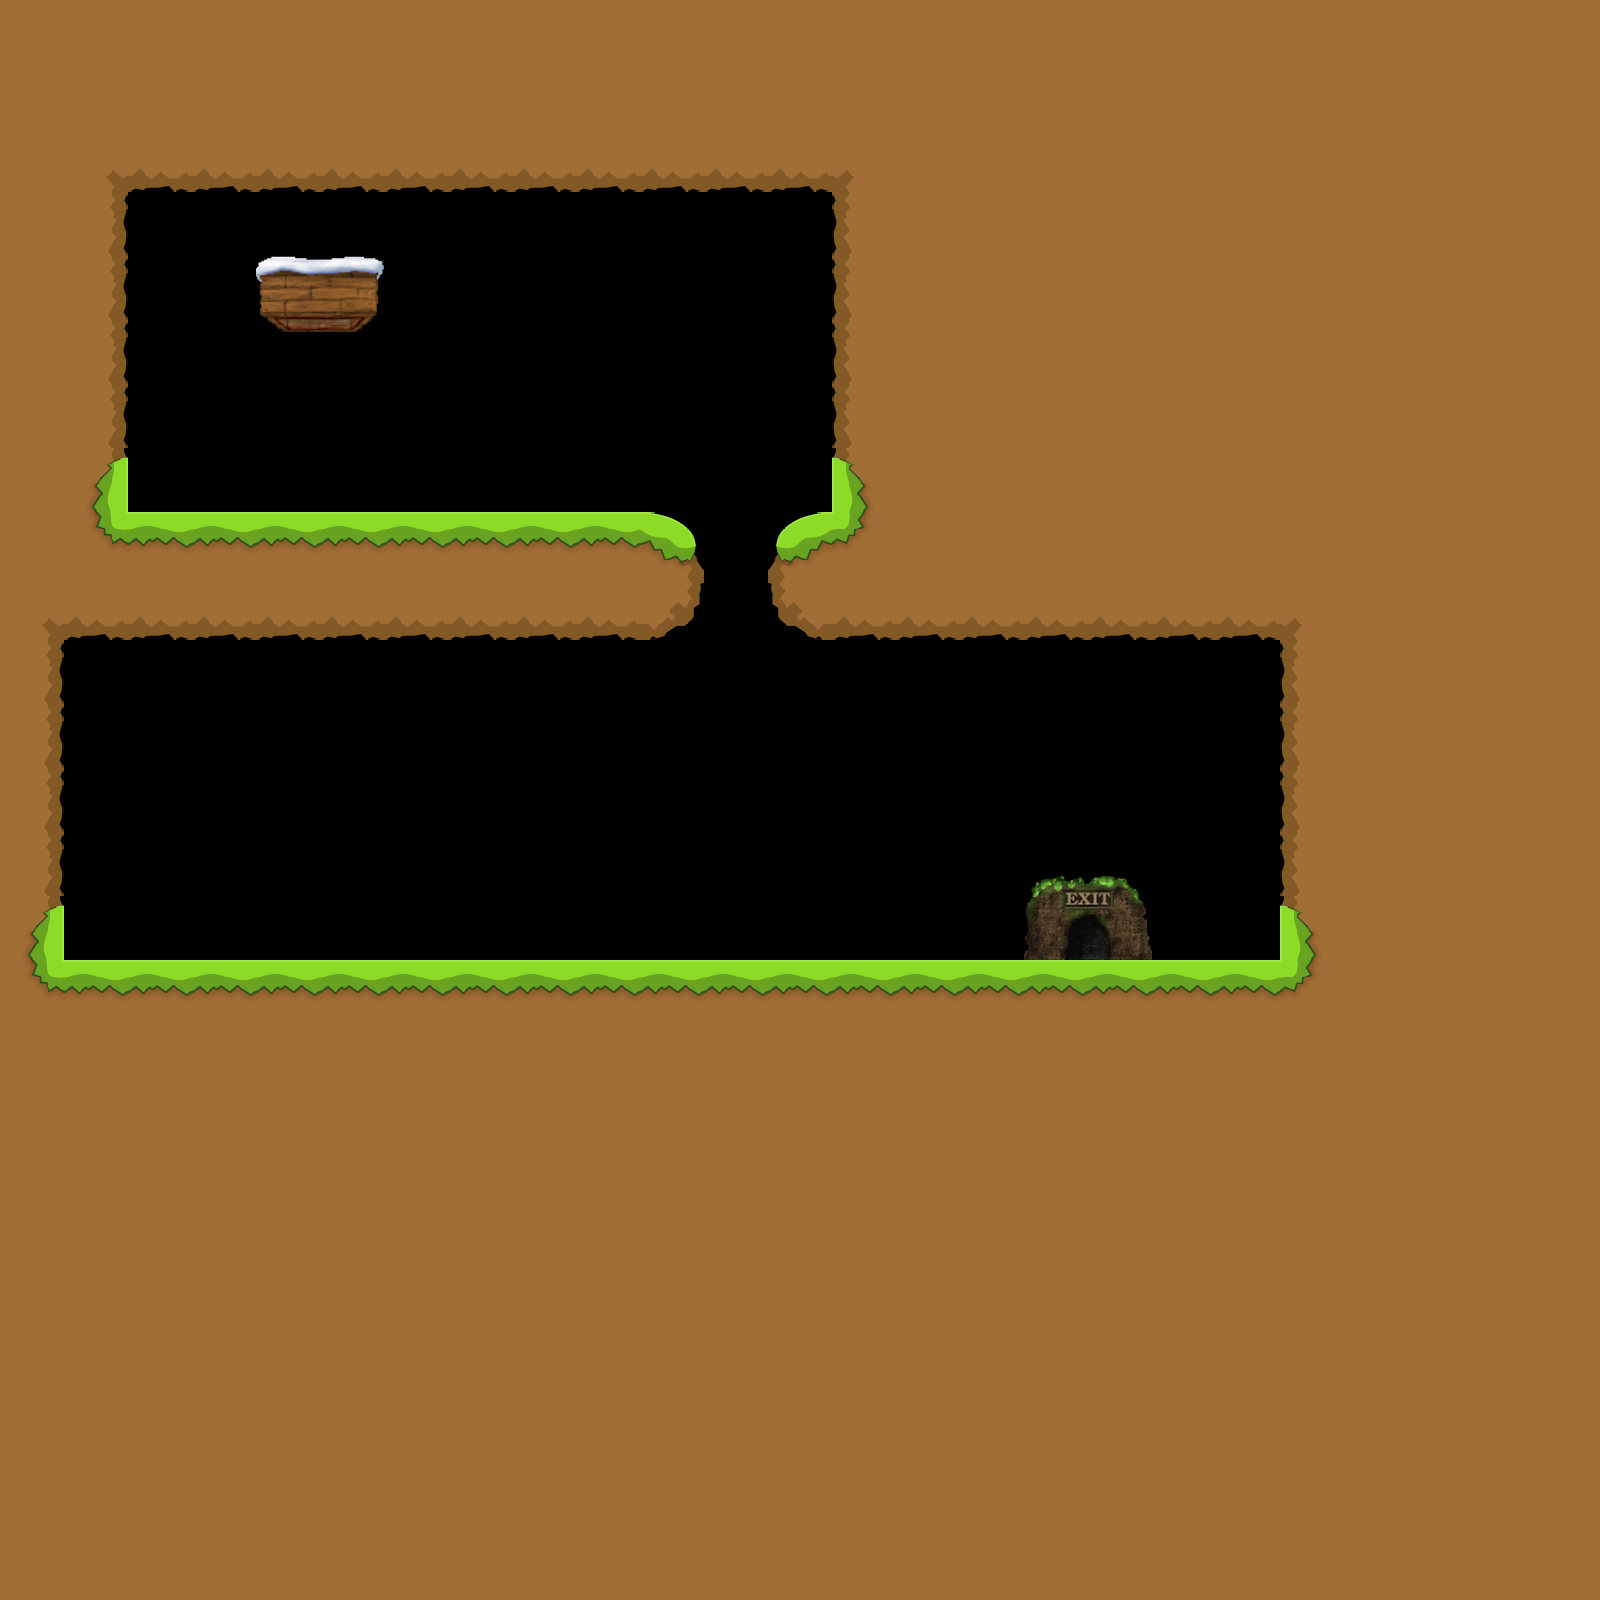

Tiled map render using the project's own tile images. Description and the map definition, with tile-layer contents summarised, below:
An orthogonal 25x25 tile map with 64x64 px tiles, 1 tile layer (Background), 2 hidden layers not drawn and 2 objects.

<map version="1.0" orientation="orthogonal" width="25" height="25" tilewidth="64" tileheight="64">
 <tileset firstgid="1" name="tileset" tilewidth="64" tileheight="64">
  <image source="tileset.png" width="1024" height="1024" />
 </tileset>
 <layer name="Background" width="25" height="25">
  <data>[625 cells, 481 non-empty, 23 distinct tile ids]</data>
 </layer>
 <layer name="Collision" width="25" height="25" visible="0">
  <data>[625 cells, 473 non-empty, 15 distinct tile ids]</data>
 </layer>
 <layer name="Foreground" width="25" height="25" visible="0">
  <data>[625 cells, 2 non-empty, 2 distinct tile ids]</data>
 </layer>
 <objectgroup name="Objects" width="25" height="25" visible="0">
  <object gid="85" x="314" y="364" />
  <object gid="86" x="1085" y="1005" />
 </objectgroup>
</map>